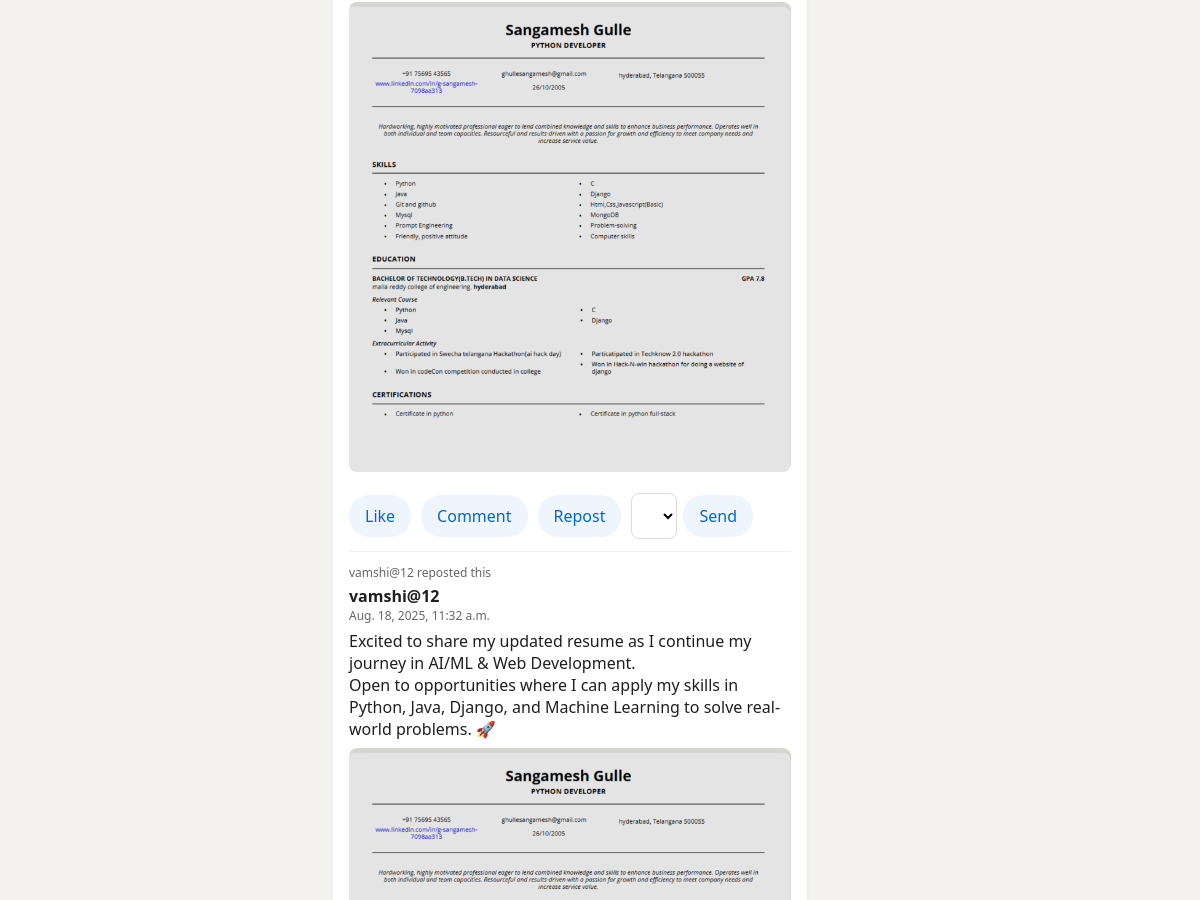
The app's page /main (signed in, middle part), older data.
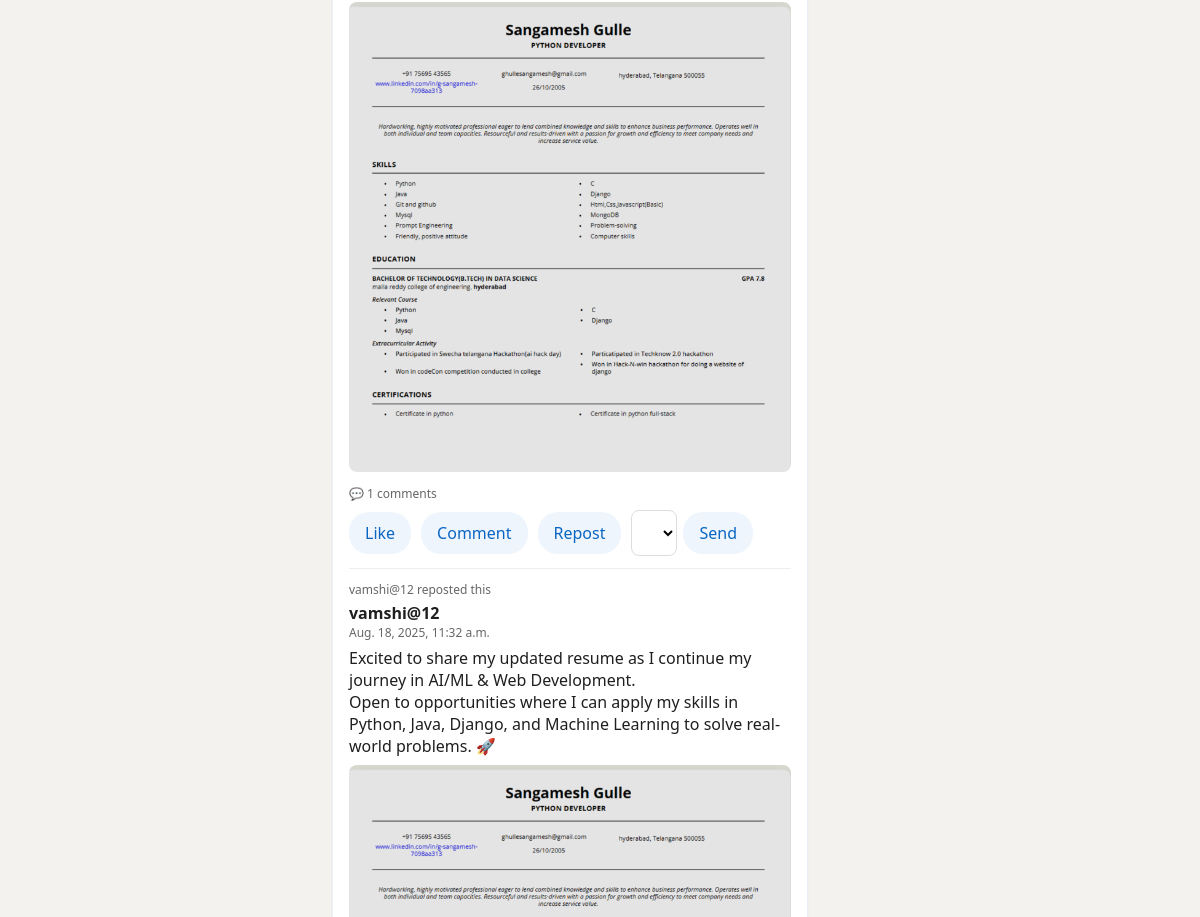
The same page, newer data.
### posts/models.py (models this page shows, shortened)
class Post(models.Model):
	VISIBILITY_CHOICES = [('public','Public'),('connections','Connections'),('private','Private')]
	REACTION_CHOICES = [('like','Like'),('celebrate','Celebrate'),('support','Support'),('love','Love'),('insightful','Insightful'),('curious','Curious')]
	author = models.ForeignKey(settings.AUTH_USER_MODEL, on_delete=models.CASCADE, related_name='posts')
	text = models.TextField(blank=True)
	media = models.JSONField(default=list, blank=True)  # [{url, type}]
	visibility = models.CharField(max_length=16, choices=VISIBILITY_CHOICES, default='public')
	tags = models.ManyToManyField(Tag, related_name='posts', blank=True)
	mentions = models.ManyToManyField(settings.AUTH_USER_MODEL, related_name='mentioned_in', blank=True)
	repost_of = models.ForeignKey('self', null=True, blank=True, on_delete=models.SET_NULL, related_name='repost_instances')
	reactions = models.JSONField(default=list, blank=True)  # [{"user_id": 1, "kind": "like", "created_at": "2024-01-01T00:00:00Z"}]
	comments = models.JSONField(default=list, blank=True)   # [{"id": 1, "user_id": 1, "text": "Great post!", "created_at": "2024-01-01T00:00:00Z", "replies": [{"user_id": 2, "text": "I agree!", "created_at": "2024-01-01T00:00:00Z"}]}]
	reposts = models.JSONField(default=list, blank=True)    # [{"user_id": 1, "created_at": "2024-01-01T00:00:00Z"}]
	shares = models.JSONField(default=list, blank=True)     # [{"user_id": 1, "to_user_id": 2, "created_at": "2024-01-01T00:00:00Z"}]
	created_at = models.DateTimeField(auto_now_add=True)
	updated_at = models.DateTimeField(auto_now=True)
	class Meta:
		indexes = [models.Index(fields=['-created_at'])]
	def get_reaction_count(self, kind=None):
		if kind:
			return len([r for r in self.reactions if r.get('kind') == kind])
		return len(self.reactions)
	def get_comment_count(self):
		total = len(self.comments)
		for comment in self.comments:
			total += len(comment.get('replies', []))
		return total
	def get_repost_count(self):
		return len(self.reposts)
	def get_user_reaction(self, user_id):
		for reaction in self.reactions:
			if reaction.get('user_id') == user_id:
				return reaction.get('kind')
		return None

### LinkedIn/views.py (the view, shortened to what this page needs)
# urls.py: path('main', main_view),
@login_required
def main_view(request):
    connected_user_ids = set()
    for c in Connection.objects.filter(status='accepted').filter(sender=request.user) | Connection.objects.filter(status='accepted').filter(recipient=request.user):
        if c.sender_id != request.user.id:
            connected_user_ids.add(c.sender_id)
        if c.recipient_id != request.user.id:
            connected_user_ids.add(c.recipient_id)
    posts = Post.objects.select_related('author').prefetch_related('tags').order_by('-created_at')
    if connected_user_ids:
        posts = posts.filter(author_id__in=list(connected_user_ids) + [request.user.id])
    else:
        posts = posts[:20]
    news_items = NewsItem.objects.all()[:8]
    jobs = Job.objects.all()[:8]
    User = get_user_model()
    connections_users = User.objects.filter(id__in=list(connected_user_ids)) if connected_user_ids else User.objects.none()
    for p in posts:
        p.my_reaction_kind = p.get_user_reaction(request.user.id)
    context = {
        'posts': posts,
        'has_connections': bool(connected_user_ids),
        'news_items': news_items,
        'jobs': jobs,
        'connections': connections_users,
    }
    return render(request, 'main.html', context)

### templates/main.html (shortened to what this page needs)
{% extends 'base.html' %}
{% block content %}
<div class="layout">
	<section>
	</section>
	<section>
		<div class="card pad" style="margin-top:12px;">
			<ul id="feed" style="list-style:none; padding:0; margin:0;">
				{% for p in posts %}
				<li style="border-top:1px solid #eee; padding:12px 0;">
					{% if p.repost_of %}
					<div class="muted" style="font-size:12px; margin-bottom:4px;">{{ p.author.username }} reposted this</div>
					{% endif %}
					<div style="font-weight:600;">{{ p.author.username }}</div>
					<div class="muted" style="font-size:12px;">{{ p.created_at }}</div>
					<div class="post" style="margin-top:6px;">{{ p.text }}</div>
					{% if p.media and p.media.0 %}
						{% if p.media.0.type == 'photo' %}
							<img src="{{ p.media.0.url }}" alt="post media" style="max-width:100%; border-radius:8px; margin-top:8px;" />
						{% elif p.media.0.type == 'video' %}
							<video src="{{ p.media.0.url }}" controls style="max-width:100%; border-radius:8px; margin-top:8px;"></video>
						{% endif %}
					{% endif %}
					<div class="reaction-counts">
						{% if p.get_comment_count > 0 %}
						<span class="reaction-count">💬 {{ p.get_comment_count }} comments</span>
						{% endif %}
					</div>
					<div class="row" style="gap:10px; margin-top:8px;">
						<form method="post" action="/p/{{ p.id }}/react">
							{% if p.my_reaction_kind == 'like' %}
							<button type="submit" style="background:#0a66c2; color:#fff;">Liked</button>
							{% else %}
							<button type="submit" class="ghost">Like</button>
							{% endif %}
						</form>
						<button class="ghost" onclick="openCommentsModal({{ p.id }})">Comment</button>
						<form method="post" action="/p/{{ p.id }}/repost" style="display:inline;">
							<button type="submit" class="ghost">Repost</button>
						</form>
						<form method="post" action="/p/{{ p.id }}/send" class="row" style="gap:6px;">
							<select name="to_user_id">
							</select>
							<button type="submit" class="ghost">Send</button>
						</form>
					</div>
				</li>
				{% endfor %}
			</ul>
		</div>
	</section>
	<section>
	</section>
</div>
{% endblock %}

Row changes from the older to the newer data that the page shows:
changed Post (number 1 of 2 on the later page): get_comment_count (not shown) → "1"
